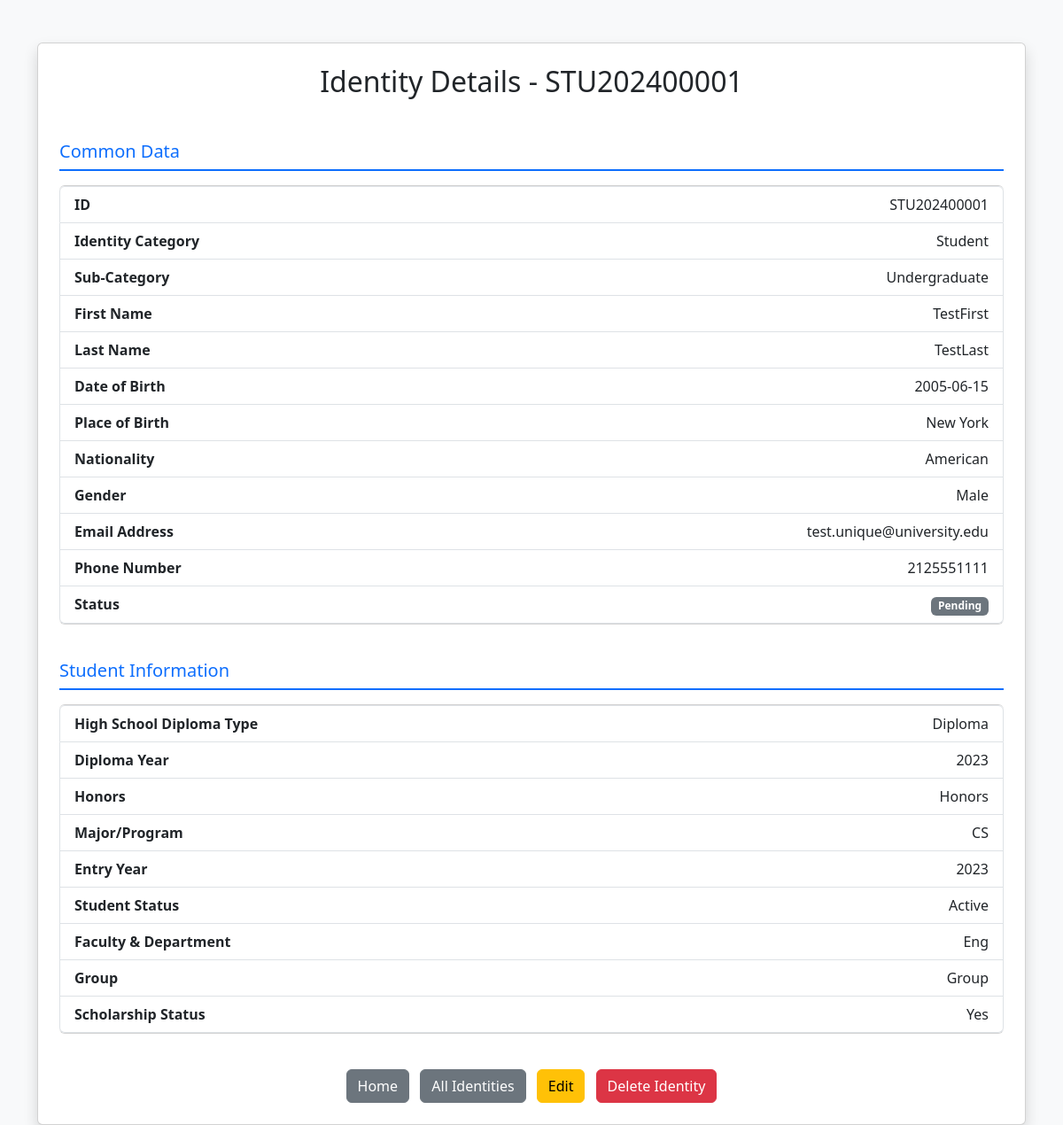
Screenshot of /view/STU202400001 with the database file from the repository.
### tables this page shows
CREATE TABLE People (
                    id TEXT PRIMARY KEY,
                    type TEXT,
                    sub_category TEXT,
                    first_name TEXT,
                    last_name TEXT,
                    dob TEXT,
                    place_of_birth TEXT,
                    nationality TEXT,
                    gender TEXT,
                    email TEXT UNIQUE,
                    phone TEXT,
                    status TEXT,
                    status_changed_at TEXT
                , student_high_school_diploma_type TEXT, student_high_school_diploma_year INTEGER, student_high_school_honors TEXT, student_major TEXT, student_entry_year INTEGER, student_status TEXT, student_faculty_department TEXT, student_group TEXT, student_scholarship_status TEXT, faculty_rank TEXT, faculty_employment_category TEXT, faculty_appointment_start_date TEXT, faculty_primary_department TEXT, faculty_secondary_departments TEXT, faculty_office_building TEXT, faculty_office_floor TEXT, faculty_office_room TEXT, faculty_phd_institution TEXT, faculty_research_areas TEXT, faculty_habilitation_supervise TEXT, faculty_contract_type TEXT, faculty_contract_start_date TEXT, faculty_contract_end_date TEXT, faculty_teaching_hours INTEGER, staff_assigned_department TEXT, staff_job_title TEXT, staff_grade TEXT, staff_entry_date TEXT, external_organization TEXT, external_contact_person TEXT);

### app.py (the view)
@app.route("/view/<uid>")
def view(uid):
    conn = get_db_connection()
    cur = conn.cursor()
    cur.execute("SELECT * FROM People WHERE id=?", (uid,))
    person = cur.fetchone()
    conn.close()
    if not person:
        return "Identity not found"
    conn2 = get_db_connection()
    cur2 = conn2.cursor()
    cur2.execute("SELECT * FROM Audit WHERE person_id=? ORDER BY changed_at DESC", (uid,))
    audits = cur2.fetchall()
    conn2.close()
    return render_template("view.html", person=person, audits=audits)

### app.py (called while the page is built)
def get_db_connection():
    conn = sqlite3.connect('database.db')
    conn.row_factory = sqlite3.Row
    return conn

### templates/view.html (shortened to what this page needs)
<!DOCTYPE html>
<html>
<head>
    <link href="https://cdn.jsdelivr.net/npm/bootstrap@5.3.2/dist/css/bootstrap.min.css" rel="stylesheet">
</head>
<body class="bg-light">
<div class="container mt-5">
    <div class="card shadow p-4">
        <h2 class="mb-4 text-center">Identity Details - {{ person['id'] }}</h2>
        <h5 class="section-title">Common Data</h5>
        <ul class="list-group mb-3">
            <li class="list-group-item d-flex justify-content-between">
                <strong>ID</strong>
                <span>{{ person['id'] }}</span>
            </li>
            <li class="list-group-item d-flex justify-content-between">
                <strong>Identity Category</strong>
                <span>{{ person['type'] }}</span>
            </li>
            <li class="list-group-item d-flex justify-content-between">
                <strong>Sub-Category</strong>
                <span>{{ person['sub_category'] }}</span>
            </li>
            <li class="list-group-item d-flex justify-content-between">
                <strong>First Name</strong>
                <span>{{ person['first_name'] }}</span>
            </li>
            <li class="list-group-item d-flex justify-content-between">
                <strong>Last Name</strong>
                <span>{{ person['last_name'] }}</span>
            </li>
            <li class="list-group-item d-flex justify-content-between">
                <strong>Date of Birth</strong>
                <span>{{ person['dob'] or 'N/A' }}</span>
            </li>
            {% if person['place_of_birth'] %}
            <li class="list-group-item d-flex justify-content-between">
                <strong>Place of Birth</strong>
                <span>{{ person['place_of_birth'] }}</span>
            </li>
            {% endif %}
            {% if person['nationality'] %}
            <li class="list-group-item d-flex justify-content-between">
                <strong>Nationality</strong>
                <span>{{ person['nationality'] }}</span>
            </li>
            {% endif %}
            {% if person['gender'] %}
            <li class="list-group-item d-flex justify-content-between">
                <strong>Gender</strong>
                <span>{{ person['gender'] }}</span>
            </li>
            {% endif %}
            <li class="list-group-item d-flex justify-content-between">
                <strong>Email Address</strong>
                <span>{{ person['email'] }}</span>
            </li>
            {% if person['phone'] %}
            <li class="list-group-item d-flex justify-content-between">
                <strong>Phone Number</strong>
                <span>{{ person['phone'] }}</span>
            </li>
            {% endif %}
            <li class="list-group-item d-flex justify-content-between">
                <strong>Status</strong>
                <span><span class="badge bg-secondary">{{ person['status'] }}</span></span>
            </li>
        </ul>
        {% if person['sub_category'] in ['Undergraduate', 'Continuing Education', 'PhD Candidates', 'International/Exchange'] %}
        <h5 class="section-title">Student Information</h5>
        <ul class="list-group mb-3">
            {% if person['student_high_school_diploma_type'] %}
            <li class="list-group-item d-flex justify-content-between">
                <strong>High School Diploma Type</strong>
                <span>{{ person['student_high_school_diploma_type'] }}</span>
            </li>
            {% endif %}
            {% if person['student_high_school_diploma_year'] %}
            <li class="list-group-item d-flex justify-content-between">
                <strong>Diploma Year</strong>
                <span>{{ person['student_high_school_diploma_year'] }}</span>
            </li>
            {% endif %}
            {% if person['student_high_school_honors'] %}
            <li class="list-group-item d-flex justify-content-between">
                <strong>Honors</strong>
                <span>{{ person['student_high_school_honors'] }}</span>
            </li>
            {% endif %}
            {% if person['student_major'] %}
            <li class="list-group-item d-flex justify-content-between">
                <strong>Major/Program</strong>
                <span>{{ person['student_major'] }}</span>
            </li>
            {% endif %}
            {% if person['student_entry_year'] %}
            <li class="list-group-item d-flex justify-content-between">
                <strong>Entry Year</strong>
                <span>{{ person['student_entry_year'] }}</span>
            </li>
            {% endif %}
            {% if person['student_status'] %}
            <li class="list-group-item d-flex justify-content-between">
                <strong>Student Status</strong>
                <span>{{ person['student_status'] }}</span>
            </li>
            {% endif %}
            {% if person['student_faculty_department'] %}
            <li class="list-group-item d-flex justify-content-between">
                <strong>Faculty & Department</strong>
                <span>{{ person['student_faculty_department'] }}</span>
            </li>
            {% endif %}
            {% if person['student_group'] %}
            <li class="list-group-item d-flex justify-content-between">
                <strong>Group</strong>
                <span>{{ person['student_group'] }}</span>
            </li>
            {% endif %}
            {% if person['student_scholarship_status'] %}
            <li class="list-group-item d-flex justify-content-between">
                <strong>Scholarship Status</strong>
                <span>{{ person['student_scholarship_status'] }}</span>
            </li>
            {% endif %}
        </ul>
        {% endif %}
        <div class="text-center mt-4">
            <a href="/" class="btn btn-secondary me-2">Home</a>
            <a href="/view_all" class="btn btn-secondary me-2">All Identities</a>
            <a href="/edit/{{ person['id'] }}" class="btn btn-warning me-2">Edit</a>
            <form method="POST" action="/delete/{{ person['id'] }}" style="display:inline;" onsubmit="return confirm('Are you sure you want to delete this identity?');">
                <button type="submit" class="btn btn-danger">Delete Identity</button>
            </form>
        </div>
    </div>
</div>
</body>
</html>

### templates/view.html (style rules this page uses)
.section-title { color: #0d6efd; border-bottom: 2px solid #0d6efd; padding-bottom: 0.5rem; margin-top: 1.5rem; margin-bottom: 1rem; }

### rows the page displays
People: id "STU202400001", type "Student", sub_category "Undergraduate", first_name "TestFirst", last_name "TestLast", dob "2005-06-15", place_of_birth "New York", nationality "American", gender "Male", email "test.unique@university.edu", phone "2125551111", status "Pending", student_high_school_diploma_type "Diploma", student_high_school_diploma_year "2023", student_high_school_honors "Honors", student_major "CS", student_entry_year "2023", student_status "Active", student_faculty_department "Eng", student_group "Group", student_scholarship_status "Yes"
